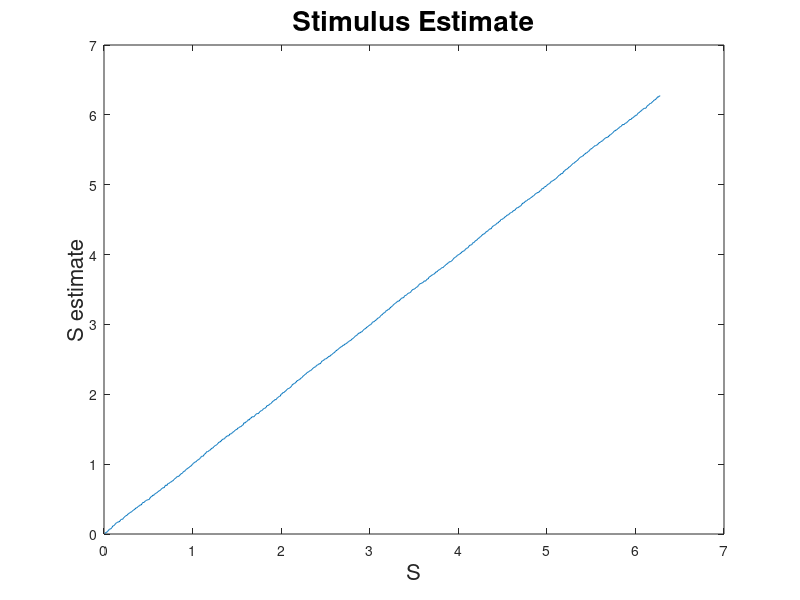
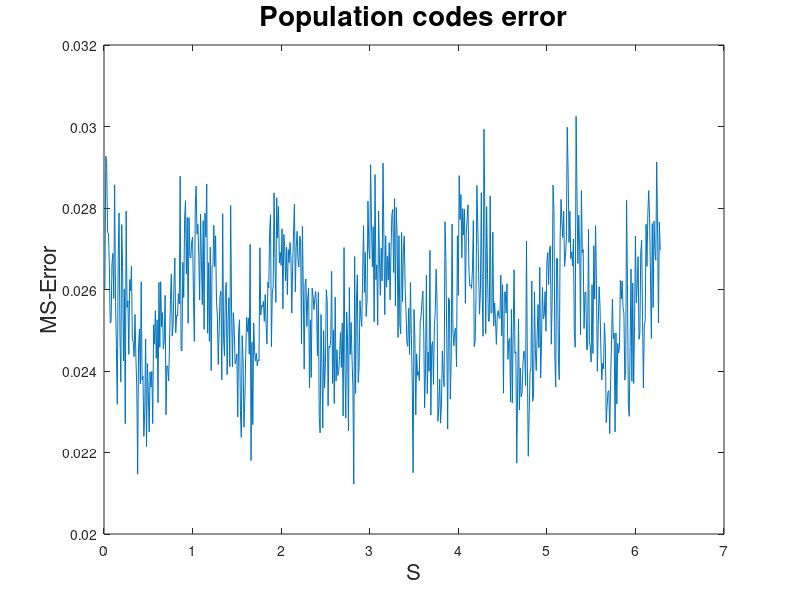
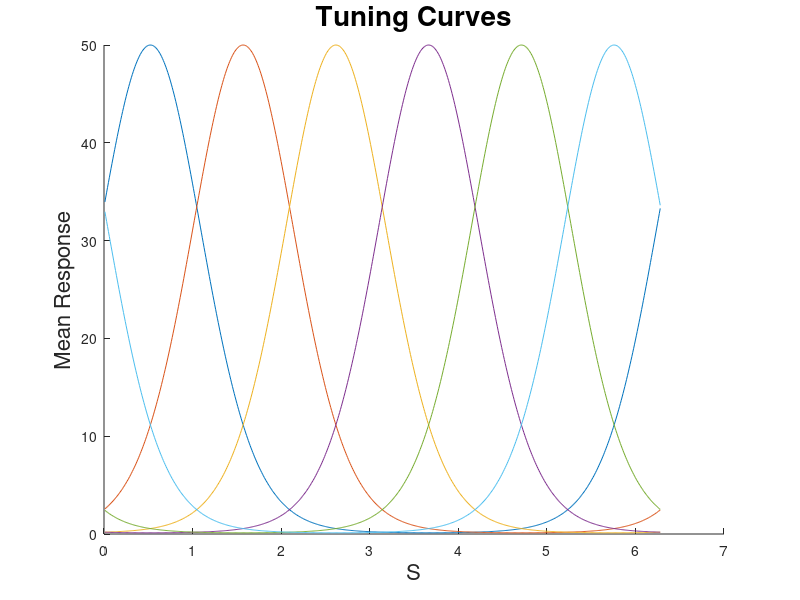

Write the MATLAB code that produced these figures, in order.
%%%%%%%  Population vector

clear all;

N=6; % number of neurons
DSi=2*pi/N; % stimulus preference tiling step
Scenter=[DSi/2:DSi:2*pi-DSi/2]; %location of prefered stimuli 

rmax=50; %max firing rate
gamma=3; %slope=2*N/(pi); 
T=0.25; %observation time

M=1000; %trial number
DS=0.01; %stimulus step
S=[DS:DS:2*pi]; %stimulus space
Sest=S; %estimate space
Sigma_Sest=zeros(length(S),1);


for i=1:length(S) %range over stimulus

  Stim=S(i);
  Response=zeros(M,length(Scenter));
  Sest_array=zeros(M,1);
  
  % this wraps the code on the circle
  Scenter_min=zeros(3,length(Scenter));
  Scenter_min(1,:)=Scenter-Stim;
  Scenter_min(2,:)=Scenter-2*pi-Stim;
  Scenter_min(3,:)=Scenter+2*pi-Stim;
  Scenter_min_abs=abs(Scenter_min);
  
  [Y,In]=min(Scenter_min_abs,[],1);
  add1=[0:3:3*(length(In)-1)];
  In2=In+add1;
  
  Scenter_redef=Scenter_min(In2)+Stim; %
  
% Population responses  
for j=1:length(Scenter) %range over cells 
    mean1=(T*rmax)*exp(gamma*(cos(Stim-Scenter(j))-1));
    Response(:,j)=random('poiss',mean1,M,1);  
end
 
%Population estimates
for k=1:M 
    Sest_array(k)=sum(Scenter_redef.*Response(k,:))/sum(Response(k,:)); %population vector         
end

  Sest(i)=mean(Sest_array);
  Error=Sest_array-Stim;
  Error=Error.^2;
  Sigma_Sest(i)=mean(Error);

end

figure;plot(S,Sest);xlabel('S','Fontsize',16), ylabel('S estimate','Fontsize',16),title('Stimulus Estimate','Fontsize',20);
figure;plot(S,Sigma_Sest);xlabel('S','Fontsize',16), ylabel('MS-Error','Fontsize',16),title('Population codes error','Fontsize',20);
figure;hold on;xlabel('S','Fontsize',16), ylabel('Mean Response','Fontsize',16),title('Tuning Curves','Fontsize',20);
for i=1:length(Scenter) 
   plot(S,rmax*exp(gamma*(cos(S-Scenter(i))-1)));
end   





